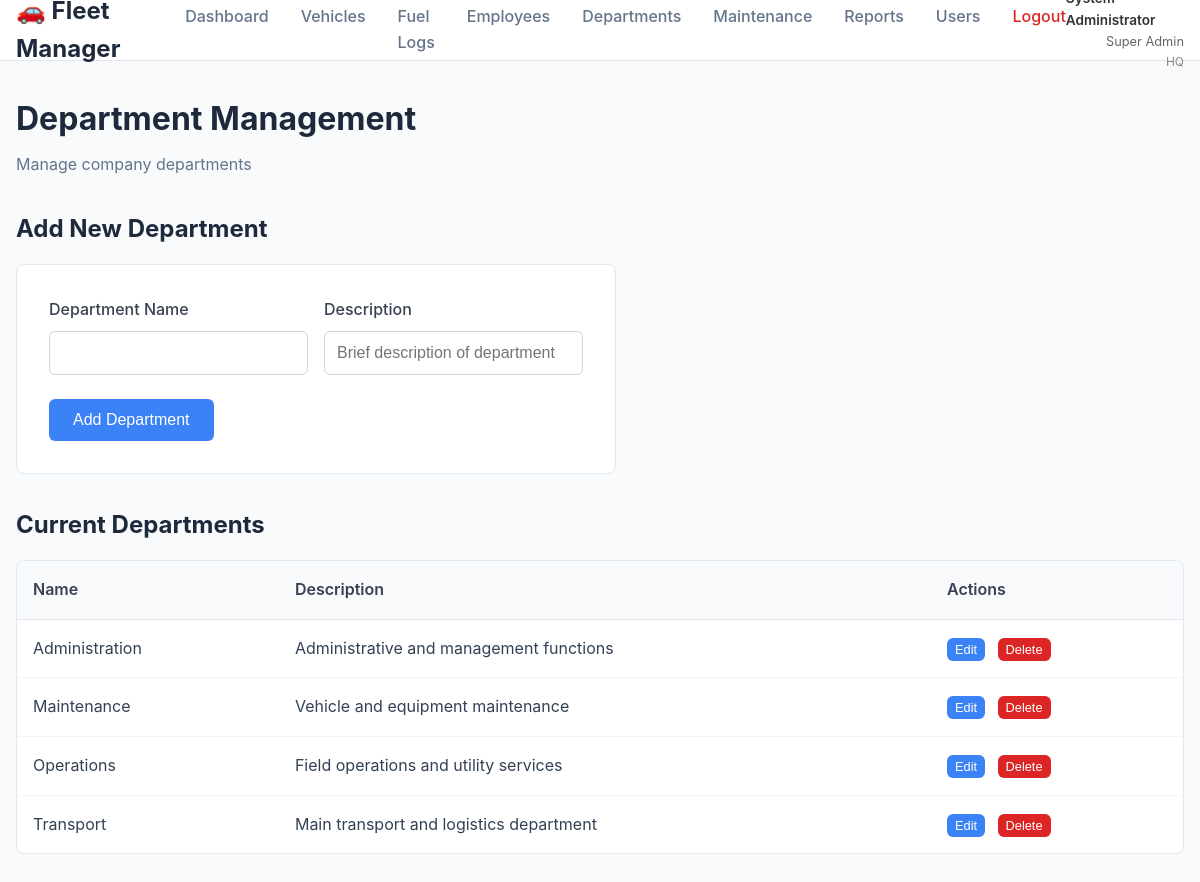
Screenshot of /departments.php (signed in) with the database file from the repository.
### tables this page shows
CREATE TABLE IF NOT EXISTS departments (
    id INT AUTO_INCREMENT PRIMARY KEY,
    name VARCHAR(100) NOT NULL UNIQUE,
    description TEXT,
    created_at TIMESTAMP DEFAULT CURRENT_TIMESTAMP
);

### config.php (called while the page is built, shortened)
<?php
function hasPermission($permission) {
    $permissions = json_decode($_SESSION['permissions'], true);
    return isset($permissions[$permission]) && $permissions[$permission] === true;
}
?>

### departments.php (the view, shortened to what this page needs)
<?php
require_once 'config.php';
try {
    $stmt = $pdo->query("SELECT * FROM departments ORDER BY name");
    $departments = $stmt->fetchAll();
} catch(PDOException $e) {
    $error = "Database error: " . $e->getMessage();
}
?>
<!DOCTYPE html>
<html lang="en">
<head>
    <link rel="stylesheet" href="styles.css">
</head>
<body>
    <?php include 'header.php'; ?>
    <div class="container">
        <div class="page-header">
            <h1>Department Management</h1>
            <p>Manage company departments</p>
        </div>
        <div class="section">
            <h2>Add New Department</h2>
            <div class="form-container">
                <form method="POST">
                    <div style="display: grid; grid-template-columns: 1fr 1fr; gap: 1rem;">
                        <div class="form-group">
                            <label for="name">Department Name</label>
                            <input type="text" id="name" name="name" class="form-control" required>
                        </div>
                        <div class="form-group">
                            <label for="description">Description</label>
                            <input type="text" id="description" name="description" class="form-control" placeholder="Brief description of department">
                        </div>
                    </div>
                    <button type="submit" class="btn btn-primary">Add Department</button>
                </form>
            </div>
        </div>
        <div class="section">
            <h2>Current Departments</h2>
            <div class="table-container">
                <table class="data-table">
                    <thead>
                        <tr>
                            <th>Name</th>
                            <th>Description</th>
                            <?php if (hasPermission('departments_edit') || hasPermission('departments_delete')): ?>
                                <th>Actions</th>
                            <?php endif; ?>
                        </tr>
                    </thead>
                    <tbody>
                        <?php if (empty($departments)): ?>
                            <tr>
                                <td colspan="<?php echo (hasPermission('departments_edit') || hasPermission('departments_delete')) ? '3' : '2'; ?>" class="no-data">No departments found</td>
                            </tr>
                        <?php else: ?>
                            <?php foreach ($departments as $department): ?>
                                <tr>
                                    <td><?php echo htmlspecialchars($department['name']); ?></td>
                                    <td><?php echo htmlspecialchars($department['description'] ?: '-'); ?></td>
                                    <?php if (hasPermission('departments_edit') || hasPermission('departments_delete')): ?>
                                        <td>
                                            <?php if (hasPermission('departments_edit')): ?>
                                                <button onclick="editDepartment(<?php echo $department['id']; ?>, '<?php echo htmlspecialchars($department['name'], ENT_QUOTES); ?>', '<?php echo htmlspecialchars($department['description'], ENT_QUOTES); ?>')" class="btn btn-primary" style="padding: 0.25rem 0.5rem; font-size: 0.8rem; margin-right: 0.5rem;">Edit</button>
                                            <?php endif; ?>
                                            <?php if (hasPermission('departments_delete')): ?>
                                                <form method="POST" style="display: inline;" onsubmit="return confirm('Are you sure you want to delete this department?');">
                                                    <button type="submit" class="btn btn-danger" style="padding: 0.25rem 0.5rem; font-size: 0.8rem;">Delete</button>
                                                </form>
                                            <?php endif; ?>
                                        </td>
                                    <?php endif; ?>
                                </tr>
                            <?php endforeach; ?>
                        <?php endif; ?>
                    </tbody>
                </table>
            </div>
        </div>
    </div>
</body>
</html>

### styles.css (style rules this page uses)
* { margin: 0; padding: 0; box-sizing: border-box; }
body { font-family: -apple-system, BlinkMacSystemFont, 'Segoe UI', Roboto, sans-serif; background-color: #f8fafc; color: #334155; line-height: 1.6; }
.container { max-width: 1200px; margin: 0 auto; padding: 2rem 1rem; }
.page-header { margin-bottom: 2rem; }
.page-header h1 { font-size: 2rem; color: #1e293b; margin-bottom: 0.5rem; }
.page-header p { color: #64748b; }
.section { margin-bottom: 2rem; }
.section h2 { font-size: 1.5rem; color: #1e293b; margin-bottom: 1rem; }
.table-container { background: white; border-radius: 8px; border: 1px solid #e2e8f0; overflow: hidden; }
.data-table { width: 100%; border-collapse: collapse; }
.data-table th { background: #f8fafc; padding: 1rem; text-align: left; font-weight: 600; color: #374151; border-bottom: 1px solid #e2e8f0; }
.data-table td { padding: 1rem; border-bottom: 1px solid #f1f5f9; }
.data-table tr:last-child td { border-bottom: none; }
.form-container { background: white; padding: 2rem; border-radius: 8px; border: 1px solid #e2e8f0; max-width: 600px; }
.form-group { margin-bottom: 1.5rem; }
.form-group label { display: block; margin-bottom: 0.5rem; color: #374151; font-weight: 500; }
.form-control { width: 100%; padding: 0.75rem; border: 1px solid #d1d5db; border-radius: 6px; font-size: 1rem; transition: border-color 0.3s; }
.btn { padding: 0.75rem 1.5rem; border: none; border-radius: 6px; font-size: 1rem; font-weight: 500; cursor: pointer; transition: all 0.3s; text-decoration: none; display: inline-block; }
.btn-primary { background: #3b82f6; color: white; }
.btn-danger { background: #dc2626; color: white; }

### rows the page displays
departments: name "Administration", description "Administrative and management functions"
departments: name "Maintenance", description "Vehicle and equipment maintenance"
departments: name "Operations", description "Field operations and utility services"
departments: name "Transport", description "Main transport and logistics department"

### other values shown
$_SESSION['role_name'] "Super Admin"
$_SESSION['office_name'] "HQ"
